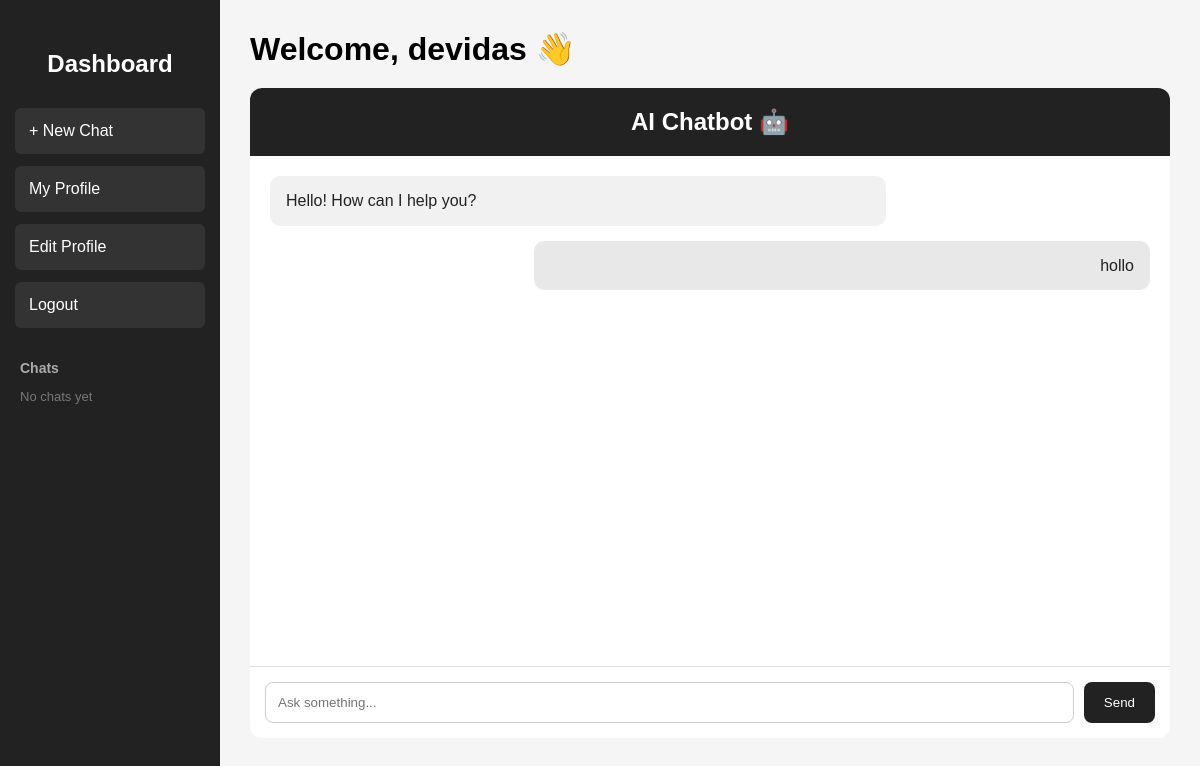
Page / (signed in) on the earlier database version.
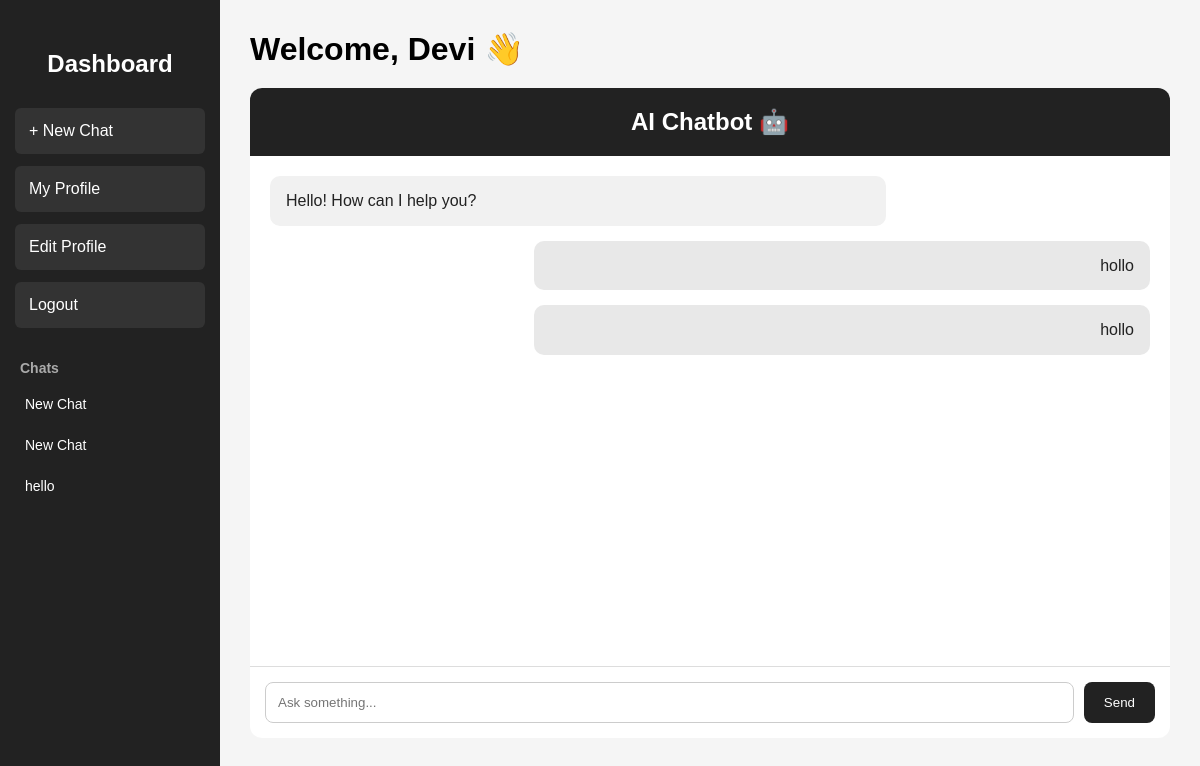
Same page on the later database version.
### accounts/models.py (models this page shows, shortened)
class User(AbstractBaseUser):
    name = models.CharField(max_length=100)
    email = models.EmailField(unique=True)
    USERNAME_FIELD = "email"
    REQUIRED_FIELDS = ["name"]
    objects = UserManager()
    class Meta:
        db_table = "user_registration"

class ChatMessage(models.Model):
    conversation = models.ForeignKey(
        Conversation,
        on_delete=models.CASCADE,
        related_name="messages",
        null=True,
        blank=True
    )
    user = models.ForeignKey(
        settings.AUTH_USER_MODEL,
        on_delete=models.CASCADE
    )
    message = models.TextField()
    response = models.TextField(blank=True)
    created_at = models.DateTimeField(auto_now_add=True)

class Conversation(models.Model):
    user = models.ForeignKey(
        settings.AUTH_USER_MODEL,
        on_delete=models.CASCADE
    )
    title = models.CharField(max_length=200, default="New Chat")
    created_at = models.DateTimeField(auto_now_add=True)

### accounts/views.py (the view)
# urls.py: path("", views.dashboard, name="home"),
@login_required
def dashboard(request):
    conversations = Conversation.objects.filter(
        user=request.user
    ).order_by("-created_at")
    chat_messages = ChatMessage.objects.filter(
        user=request.user
    ).order_by("created_at")
    return render(request, "dashboard.html", {
        "conversations": conversations,
        "chat_messages": chat_messages
    })

### templates/dashboard.html (shortened to what this page needs)
<!DOCTYPE html>
<html>
<head>
</head>
<body>
<div class="dashboard">
    {% include "navbar.html" %}
    <div class="main-content">
        <div class="welcome">
            <h1>Welcome, {{ request.user.name }} 👋</h1>
        </div>
        <div class="chat-container">
            <div class="chat-header">
                <h2>AI Chatbot 🤖</h2>
            </div>
            <div class="chat-messages">
                <div class="message ai-message">
                    Hello! How can I help you?
                </div>
                {% for chat in chat_messages %}
                    <div class="message user-message">
                        {{ chat.message }}
                    </div>
                {% endfor %}
            </div>
            <form id="chatForm"
                  class="message-input-area"
                  method="POST"
                  action="{% url 'chat' %}">
                <input
                    id="messageInput"
                    type="text"
                    name="message"
                    class="message-input"
                    placeholder="Ask something..."
                    required
                >
                <button type="submit" class="send-button">
                    Send
                </button>
            </form>
        </div>
    </div>
</div>
</body>
</html>

### templates/navbar.html (shortened to what this page needs)
<div class="sidebar">
    <h2>Dashboard</h2>
    <a class="btn" href="{% url 'new_chat' %}">
        + New Chat
    </a>
    <a class="btn" href="{% url 'profile' %}">
        My Profile
    </a>
    <a class="btn" href="{% url 'edit_profile' %}">
        Edit Profile
    </a>
    <a class="btn" href="{% url 'logout' %}">
        Logout
    </a>
    <div class="conversation-list">
        <h3>Chats</h3>
        {% for conversation in conversations %}
            <a
                href="{% url 'chat_conversation' conversation.id %}"
                class="conversation-item {% if current_conversation and current_conversation.id == conversation.id %}active{% endif %}"
                data-id="{{ conversation.id }}"
                data-title="{{ conversation.title }}"
            >
                {{ conversation.title }}
            </a>
        {% empty %}
            <p class="no-chats">
                No chats yet
            </p>
        {% endfor %}
    </div>
</div>

### templates/dashboard.html (style rules this page uses)
* { box-sizing: border-box; }
body { margin: 0; font-family: Arial, sans-serif; background: #f5f5f5; overflow: hidden; }
.dashboard { display: flex; min-height: 100vh; }
.main-content { flex: 1; padding: 30px; height: 100vh; overflow: hidden; }
.welcome { margin-bottom: 20px; }
.welcome h1 { margin: 0 0 8px 0; }
.chat-container { width: 100%; height: calc(100vh - 150px); background: white; border-radius: 12px; overflow: hidden; display: flex; flex-direction: column; }
.chat-header { padding: 20px; background: #222; color: white; text-align: center; }
.chat-header h2 { margin: 0; }
.chat-messages { flex: 1; padding: 20px; overflow-y: auto; scroll-behavior: smooth; }
.message { max-width: 70%; padding: 12px 16px; margin-bottom: 15px; border-radius: 10px; line-height: 1.6; word-wrap: break-word; }
.ai-message { margin-right: auto; background: #f1f1f1; color: #222; }
.user-message { margin-left: auto; background: #e8e8e8; text-align: right; color: #222; }
.message-input-area { display: flex; padding: 15px; border-top: 1px solid #ddd; gap: 10px; }
.message-input { flex: 1; padding: 12px; border: 1px solid #ccc; border-radius: 8px; outline: none; }
.send-button { padding: 12px 20px; border: none; border-radius: 8px; cursor: pointer; background: #222; color: white; }

### templates/navbar.html (style rules this page uses)
.sidebar { width: 220px; background: #222; padding: 30px 15px; display: flex; flex-direction: column; }
.sidebar h2 { color: white; text-align: center; margin-bottom: 30px; }
.sidebar .btn { display: block; padding: 14px; margin-bottom: 12px; text-decoration: none; color: white; background: #333; border-radius: 6px; text-align: left; }
.conversation-list { margin-top: 20px; }
.conversation-list h3 { color: #aaa; font-size: 14px; margin: 0 0 10px 5px; }
.conversation-item { display: block; padding: 10px; margin-bottom: 5px; color: white; text-decoration: none; border-radius: 6px; font-size: 14px; white-space: nowrap; overflow: hidden; text-overflow: ellipsis; cursor: pointer; }

Differences in the rows shown:
added Conversation: title "New Chat"
added Conversation: title "New Chat"
added Conversation: title "hello"
changed User: user.name "devidas" → "Devi"
added ChatMessage: message "hollo"
Other differences:
text no longer shown: "No chats yet"
